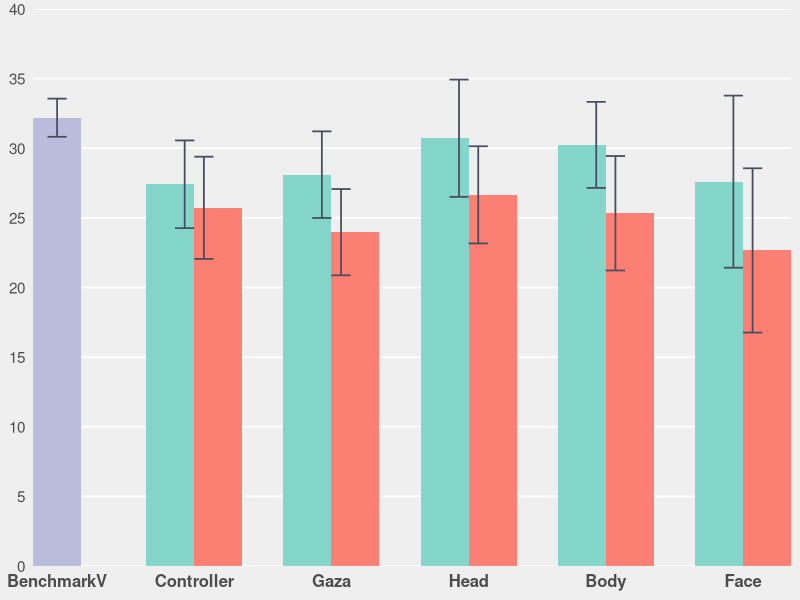
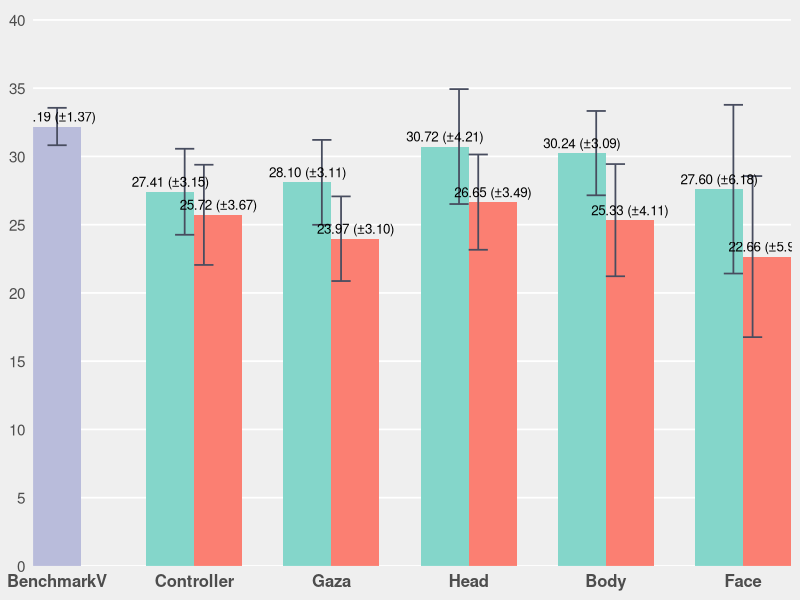
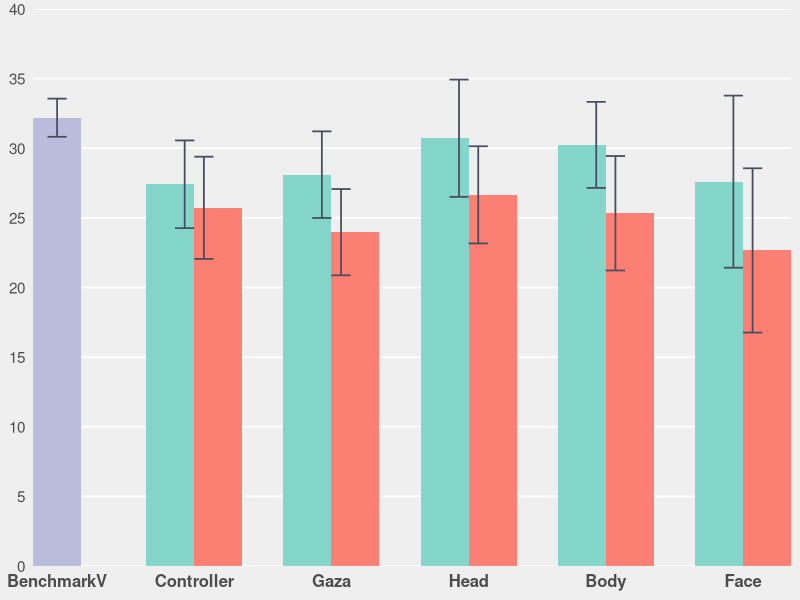
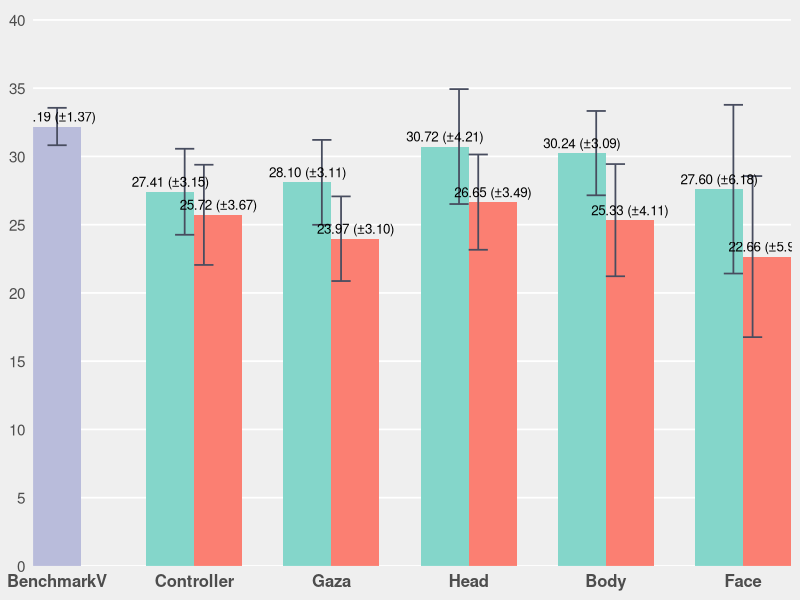

These charts were generated, in order, by the following R code:
# -------- Packages --------
if (!require(ggplot2)) install.packages("ggplot2")
library(ggplot2)

# -------- Data --------
bench_mean <- 32.19
bench_sd   <- 1.37

dat <- data.frame(
  Category = c(
    "BenchmarkV",
    rep("Controller", 2), rep("Gaza", 2),
    rep("Head", 2),       rep("Body", 2),
    rep("Face", 2)
  ),
  Condition = c(
    "BenchmarkV",         # 单柱
    "Easy","Hard", "Easy","Hard",
    "Easy","Hard", "Easy","Hard",
    "Easy","Hard"
  ),
  mean = c(
    bench_mean,
    27.41, 25.72, 28.10, 23.97,
    30.72, 26.65, 30.24, 25.33,
    27.60, 22.66
  ),
  sd = c(
    bench_sd,
    3.15, 3.67, 3.11, 3.10,
    4.21, 3.49, 3.09, 4.11,
    6.18, 5.90
  ),
  stringsAsFactors = FALSE
)

# 横轴顺序 & 分组内次序（左 Easy 右 Hard；BenchmarkV 保持单柱）
dat$Category  <- factor(dat$Category,
  levels = c("BenchmarkV","Controller","Gaza","Head","Body","Face"))
dat$Condition <- factor(dat$Condition, levels = c("Easy","Hard","BenchmarkV"))

# 颜色
col_bench <- "#B9BCDB"
col_easy  <- "#84D6CA"
col_hard  <- "#FB7F72"
err_col   <- "#484D5F"

fill_vals <- c("Easy" = col_easy, "Hard" = col_hard, "BenchmarkV" = col_bench)

# 公共主题（灰背景+白网格）
base_theme <- theme_minimal(base_size = 13) +
  theme(
    legend.position = "none",
    panel.background = element_rect(fill = "#EFEFEF", color = NA),
    plot.background  = element_rect(fill = "#EFEFEF", color = NA),
    panel.grid.major = element_line(color = "white"),
    panel.grid.minor = element_line(color = "white"),
    panel.grid.major.x = element_blank(),
    axis.text.x = element_text(size = 12, face = "bold"),
    axis.text.y = element_text(size = 11)
  )

# ——关键：让单柱组等宽&误差棒居中——
pd <- position_dodge2(width = 0.7, preserve = "single", padding = 0)

# y 轴更紧凑 + 主刻度=5、无次刻度
y_raw <- max(dat$mean + dat$sd, na.rm = TRUE) * 1.03
y_top <- ceiling(y_raw / 5) * 5
y_breaks <- seq(0, y_top, by = 5)

# -------- 图1：不带标注 --------
p1 <- ggplot(dat, aes(x = Category, y = mean, fill = Condition)) +
  geom_bar(stat = "identity", position = pd, width = 0.7) +
  geom_errorbar(aes(ymin = mean - sd, ymax = mean + sd),
                position = pd, width = 0.28, color = err_col, linewidth = 0.6) +
  scale_fill_manual(values = fill_vals) +
  scale_y_continuous(breaks = y_breaks, minor_breaks = NULL) +
  labs(x = NULL, y = NULL) +
  coord_cartesian(ylim = c(0, y_top), expand = 0) +
  base_theme

print(p1)
ggsave("bars_compact_no_labels.png", p1, width = 8, height = 4.2, dpi = 300)

# -------- 图2：带“均值(±SD)”标注 --------
lab_df <- transform(dat, label = sprintf("%.2f (±%.2f)", mean, sd))

p2 <- ggplot(lab_df, aes(x = Category, y = mean, fill = Condition)) +
  geom_bar(stat = "identity", position = pd, width = 0.7) +
  geom_errorbar(aes(ymin = mean - sd, ymax = mean + sd),
                position = pd, width = 0.28, color = err_col, linewidth = 0.6) +
  geom_text(aes(label = label),
            position = pd, vjust = -0.5, size = 3.4) +
  scale_fill_manual(values = fill_vals) +
  scale_y_continuous(breaks = y_breaks, minor_breaks = NULL) +
  labs(x = NULL, y = NULL) +
  coord_cartesian(ylim = c(0, y_top * 1.02), expand = 0) +
  base_theme

print(p2)
ggsave("bars_compact_with_labels.png", p2, width = 8, height = 4.6, dpi = 300)
